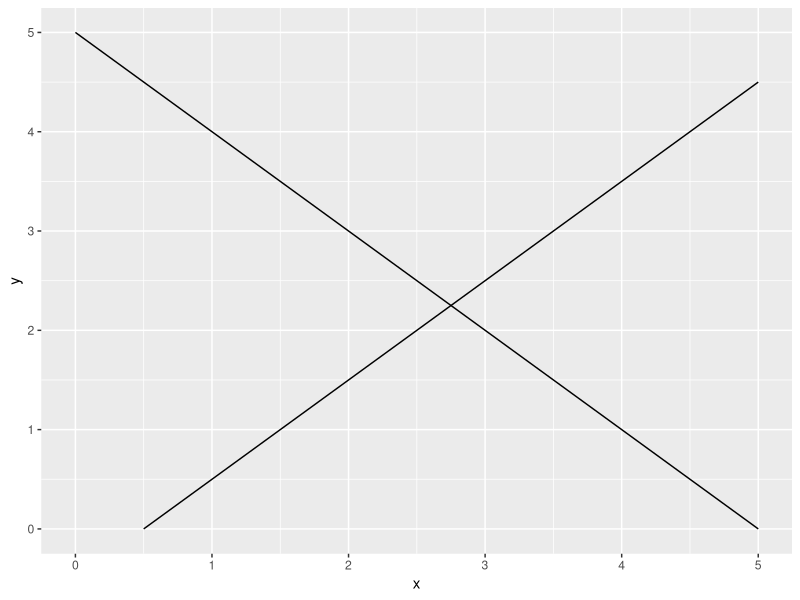
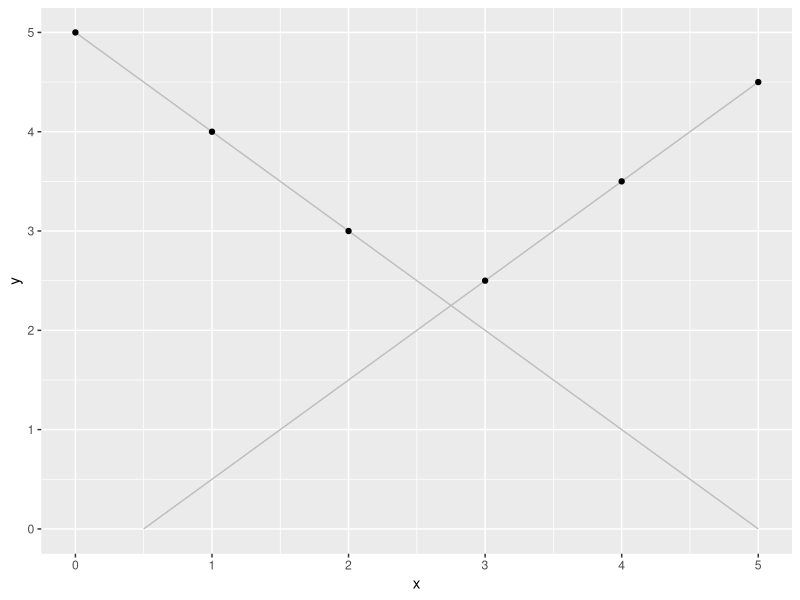

Write R code to recreate these figures, in order.
## ---- chunk 1
knitr::opts_chunk$set(echo = FALSE)
## ---- chunk 2
library(ggplot2)
library(tidyverse)
v <- c(1, 1, 2, 2, 2, 2)
x <- c(0, 5, .5, 5, 5, 5)
y <- c(5, 0, 0, 4.5, 4.5, 4.5)
df1 <- data_frame(v, x, y)
## ---- chunk 3
ggplot(df1, aes(x = x, y = y, group = v)) + geom_line()
## ---- chunk 4
x2 <- 0:5
y2 <- c(5, 4, 3, 2.5, 3.5, 4.5)
df1$x2 <- x2
## ---- chunk 5
ggplot(df1) + geom_line(aes(x = x, y = y, group = v), col = "grey") + geom_point(aes(x = x2, y = y2))
